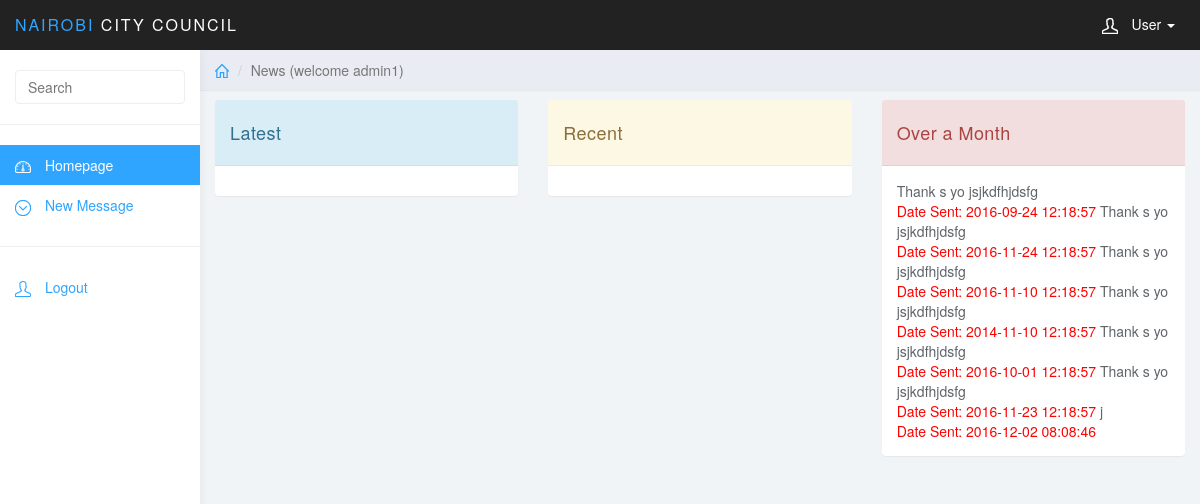
Before: /login/user/news.php (signed in) with the older database file.
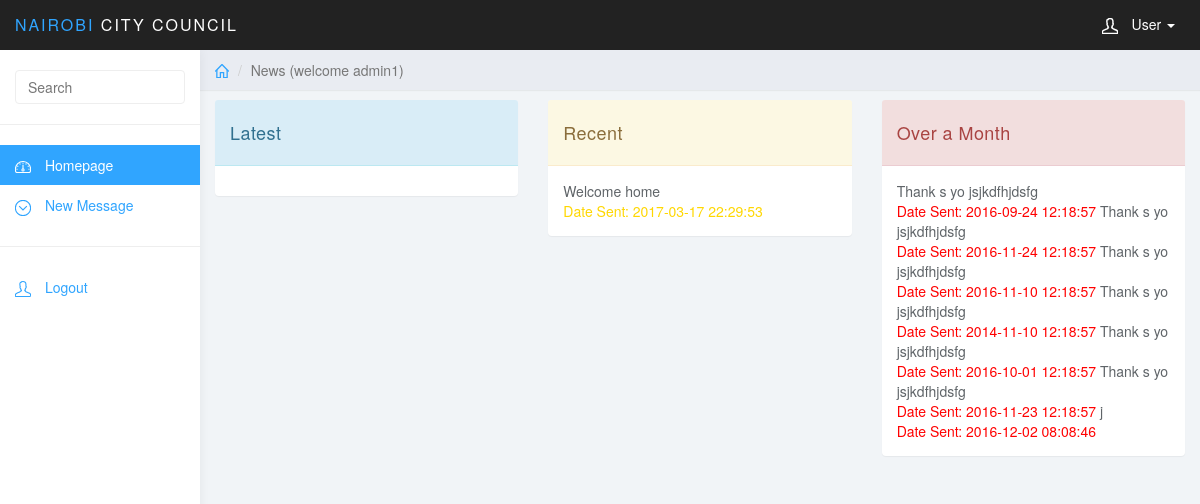
After: the same page with the newer database file.
### tables this page shows
CREATE TABLE `news_table` (
  `news_id` int(11) NOT NULL,
  `news_date` datetime NOT NULL,
  `news_details` longtext NOT NULL
);

### login/user/news.php (the view, shortened to what this page needs)
<?php
$username=$_SESSION['login_username'];
?>
<!DOCTYPE html>
<html>
<head>
    <link href="../css/bootstrap.min.css" rel="stylesheet">
    <link href="../css/datepicker3.css" rel="stylesheet">
    <link href="../css/styles.css" rel="stylesheet">
</head>
<body>
<nav class="navbar navbar-inverse navbar-fixed-top" role="navigation">
    <div class="container-fluid">
        <div class="navbar-header">
            <a class="navbar-brand" href="#"><span>Nairobi </span>City Council</a>
            <ul class="user-menu">
                <li class="dropdown pull-right">
                    <a href="#" class="dropdown-toggle" data-toggle="dropdown"><svg class="glyph stroked male-user"><use xlink:href="#stroked-male-user"></use></svg> User <span class="caret"></span></a>
                </li>
            </ul>
        </div>
    </div>
</nav>
<div id="sidebar-collapse" class="col-sm-3 col-lg-2 sidebar">
    <form role="search">
        <div class="form-group">
            <input type="text" class="form-control" placeholder="Search">
        </div>
    </form>
    <ul class="nav menu">
        <li class="active"><a href="index.php"><svg class="glyph stroked dashboard-dial"><use xlink:href="#stroked-dashboard-dial"></use></svg> Homepage</a></li>
        <li class="parent">
            <a href="nemsg.php">
                <span data-toggle="collapse" href="#sub-item-2"><svg class="glyph stroked chevron-down"><use xlink:href="#stroked-chevron-down"></use></svg></span> New Message
            </a>
        </li>
        <li role="presentation" class="divider"></li>
        <li><a href="../logout.php"><svg class="glyph stroked male-user"><use xlink:href="#stroked-male-user"></use></svg> Logout</a></li>
    </ul>
</div>
<div class="col-sm-9 col-sm-offset-3 col-lg-10 col-lg-offset-2 main">
    <div class="row">
        <ol class="breadcrumb">
            <li><a href="#"><svg class="glyph stroked home"><use xlink:href="#stroked-home"></use></svg></a></li>
            <li class="active">News (welcome <?php echo "$username" ;?>)</li>
        </ol>
    </div>
    <div class="row">
        <div class="col-lg-12">
        </div>
    </div>
    <div class="row">
        <div class="col-md-4">
            <div class="panel panel-info">
                <div class="panel-heading">
                    Latest
                </div>
                <div class="panel-body">
                </div>
            </div>
        </div>
        <div class="col-md-4">
            <div class="panel panel-warning">
                <div class="panel-heading">
                    Recent
                </div>
                <div class="panel-body">
                    <?php
                    include("..connection/connector.php");
                    $query="SELECT * FROM  news_table WHERE `news_date` > timestampadd(day, -14, now());";
                    $resource=mysql_query($query,$conn);
                    while($result=mysql_fetch_array($resource))
                    {
                        echo "".$result[2]."
                <br>
                <font color='gold'>
                Date Sent: ".$result[1]." </font>";
                    }
                    ?>
                </div>
            </div>
        </div>
        <div class="col-md-4">
            <div class="panel panel-danger">
                <div class="panel-heading">
                    Over a Month
                </div>
                <div class="panel-body">
                    <?php
                    include("..connection/connector.php");
                    $query="SELECT * FROM  news_table WHERE `news_date` < date_sub(now(), interval 1 month);";
                    $resource=mysql_query($query,$conn);
                    while($result=mysql_fetch_array($resource))
                    {
                        echo "".$result[2]."
                            <br>
                            <font color='red'>
                            Date Sent: ".$result[1]." </font>";
                    }
                    ?>
                </div>
            </div>
        </div>
    </div>
</div>
</body>
</html>

Changed rows visible on the page:
added news_table: news_details "Welcome home", news_date "2017-03-17 22:29:53"
